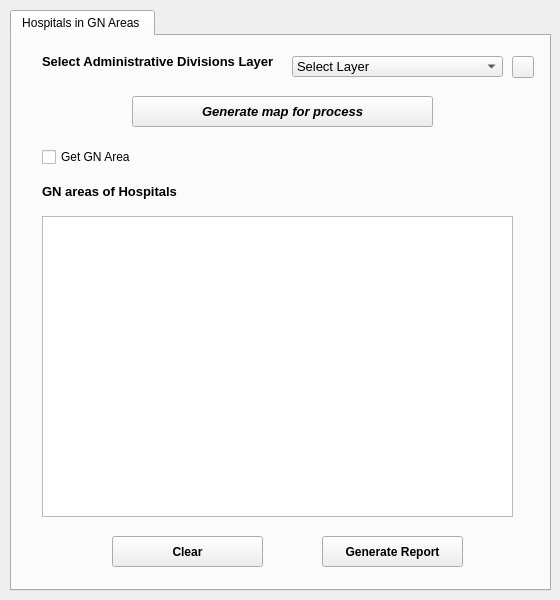
     <widget class="QWidget" name="tab_33">
      <attribute name="title">
       <string> DS and GN Areas of Hospitals</string>
      </attribute>
      <widget class="QTabWidget" name="tabWidget_6">
       <property name="geometry">
        <rect>
         <x>10</x>
         <y>10</y>
         <width>541</width>
         <height>581</height>
        </rect>
       </property>
       <property name="currentIndex">
        <number>0</number>
       </property>
       <widget class="QWidget" name="tab_19">
        <attribute name="title">
         <string>Hospitals in GN Areas </string>
        </attribute>
        <widget class="QComboBox" name="cmbAdminLayerN">
         <property name="geometry">
          <rect>
           <x>280</x>
           <y>20</y>
           <width>211</width>
           <height>21</height>
          </rect>
         </property>
         <property name="font">
          <font>
           <pointsize>10</pointsize>
          </font>
         </property>
         <item>
          <property name="text">
           <string>Select Layer</string>
          </property>
         </item>
        </widget>
        <widget class="QLabel" name="label_101">
         <property name="geometry">
          <rect>
           <x>30</x>
           <y>10</y>
           <width>251</width>
           <height>31</height>
          </rect>
         </property>
         <property name="font">
          <font>
           <pointsize>10</pointsize>
           <weight>75</weight>
           <bold>true</bold>
          </font>
         </property>
         <property name="text">
          <string>Select Administrative Divisions Layer</string>
         </property>
        </widget>
        <widget class="QTextBrowser" name="txtGN">
         <property name="geometry">
          <rect>
           <x>30</x>
           <y>180</y>
           <width>471</width>
           <height>301</height>
          </rect>
         </property>
        </widget>
        <widget class="QLabel" name="label_102">
         <property name="geometry">
          <rect>
           <x>30</x>
           <y>140</y>
           <width>251</width>
           <height>31</height>
          </rect>
         </property>
         <property name="font">
          <font>
           <pointsize>10</pointsize>
           <weight>75</weight>
           <bold>true</bold>
          </font>
         </property>
         <property name="text">
          <string>GN areas of Hospitals</string>
         </property>
        </widget>
        <widget class="QPushButton" name="btnGenMapAdminisN">
         <property name="geometry">
          <rect>
           <x>120</x>
           <y>60</y>
           <width>301</width>
           <height>31</height>
          </rect>
         </property>
         <property name="font">
          <font>
           <pointsize>10</pointsize>
           <weight>75</weight>
           <italic>true</italic>
           <bold>true</bold>
          </font>
         </property>
         <property name="text">
          <string>Generate map for process</string>
         </property>
        </widget>
        <widget class="QPushButton" name="btnClearN_4">
         <property name="geometry">
          <rect>
           <x>100</x>
           <y>500</y>
           <width>151</width>
           <height>31</height>
          </rect>
         </property>
         <property name="font">
          <font>
           <weight>75</weight>
           <bold>true</bold>
          </font>
         </property>
         <property name="text">
          <string>Clear</string>
         </property>
        </widget>
        <widget class="QToolButton" name="btnRefreshAdminiLyr_N">
         <property name="geometry">
          <rect>
           <x>500</x>
           <y>20</y>
           <width>22</width>
           <height>22</height>
          </rect>
         </property>
         <property name="styleSheet">
          <string notr="true">background-image: url(:/plugins/floogin/rfrsh5.png);</string>
         </property>
         <property name="text">
          <string/>
         </property>
        </widget>
        <widget class="QPushButton" name="btnGenReportN_5">
         <property name="geometry">
          <rect>
           <x>310</x>
           <y>500</y>
           <width>141</width>
           <height>31</height>
          </rect>
         </property>
         <property name="font">
          <font>
           <weight>75</weight>
           <bold>true</bold>
          </font>
         </property>
         <property name="text">
          <string>Generate Report</string>
         </property>
        </widget>
        <widget class="QCheckBox" name="chkGN">
         <property name="geometry">
          <rect>
           <x>30</x>
           <y>110</y>
           <width>111</width>
           <height>22</height>
          </rect>
         </property>
         <property name="text">
          <string>Get GN Area</string>
         </property>
        </widget>
       </widget>
      </widget>
     </widget>
